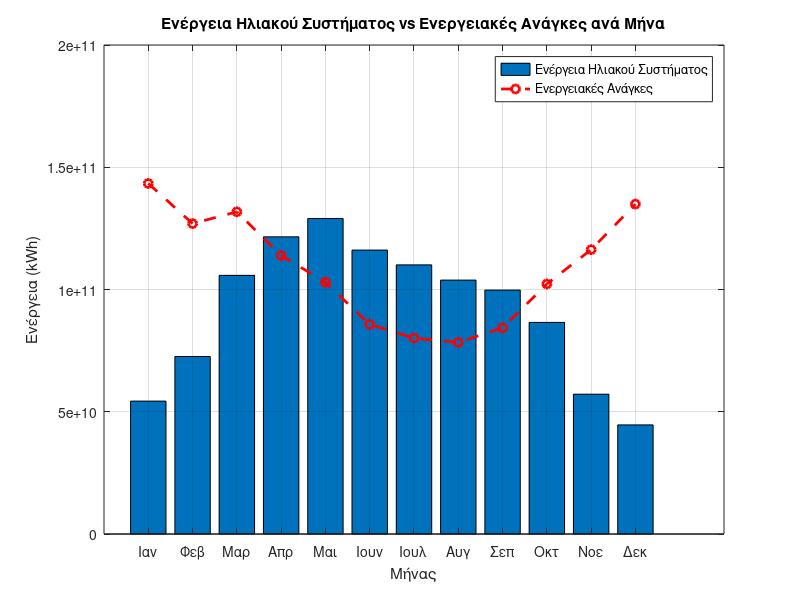
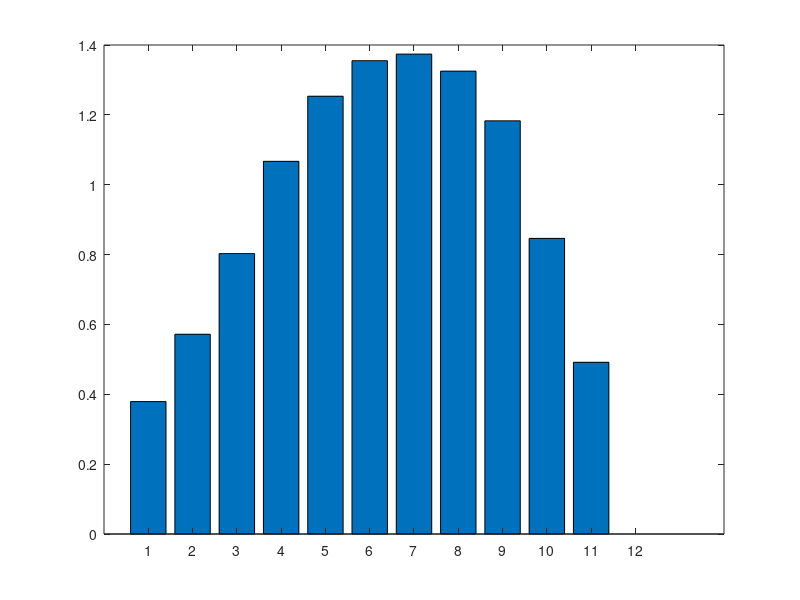

Reproduce these figures in MATLAB, in order. (Note: this script raises an error after producing the figures.)
clc
clear
close all

% AEM:6930

Tanaf = 100;  %Celsius
Tznx = 45;  
Tk =  [4.2 5 7.5 11.5 15.7 19.8 22.2 22.7 20.2 15.9 10.8 6.6] ; %  "θερμοκρασία νερού δικτύου" πίνακας 6.2
Ta = [4 6.3 9.7 14.4 19.7 24.4 26.5 25.6 21.7 15.7 9.4 4.8] ; % πίνακας 3.1 Μέση Μινιαία θερμοκρασία περιβάλλοντος"
FR_mult_Ul = 1.8; % πινακας 5.10 (α1)
FR_mult_tan = 0.7; % πινακας 5.10 (η0)
FRdot_div_FR = 0.95;  %FR'/FR
ta_div_tan = 0.99; %τα/ταn
k1 = 1; % έστω Μ = 75 
k3 = 1;
Ta_dot = [5.2 7.7 11.2 16 21.4 26.1 28.3 27.5 23.6 17.4 10.8 6]; % Celsius "Μέση μινιαία θερμοκρασία κατα τη διάρκεια της ημέρας (Σέρρες πίνακας 3.2 , Δεκέμβρης) " 
k2 = (11.6 + 1.18*Tznx + 3.86*Tk - 2.32*Ta_dot)./(100-Ta_dot);
p = 1000; %kg/m^3 
HKznx = 80*300; % "Μέση ημερήσια κατανάλωση ζεστού νερού" , πίνακας 2.5, αρ. κλινών = 300
Cp = 4180; % J/kg*K 

dt = [2678400 2419200 2678400 2592000 2678400 2592000 2592000 2678400 2592000 2592000 2592000 2678400];

N = [31 28 31 30 31 30 31 31 30 31 30 31] ; %αριθμός ημερών κάθε μήνα 

Hb = [51 68 106 141 181 203 210 188 141 95 57 44]*3600*10^3 ; %Μέση μινιαία ηλιακή ακτινοβολία, "Σέρρες , σελ.70"
 
hls = 1 - 11.5/100 ; %"ποσοστό απωλειών κεντρικού δικτύου διανομής", μόνωση κτηρίου αναφοράς, με ανακυκλοφορία, σελ30 οδηγίες

L = (N*HKznx*p*Cp.*(Tznx-Tk)/hls)*10^(-3);
     Lsum = sum(L);

% Αρχικοποίηση αναζήτησης
Ac_max = 1e6;

Ac_found = NaN;

% --------------------------------------------------------------------------

% erwtimama 1

for Ac = 0:0.25:Ac_max
   
     X = (Ac./L).*FR_mult_Ul.*FRdot_div_FR.*(Tanaf - Ta).*dt.*k1.*k2;

     Y = (Ac./L).*FR_mult_tan.*FRdot_div_FR.*ta_div_tan.*Hb.*k3;

     f = 1.029*Y - 0.065*X - 0.245.*(Y.^2) + 0.0018.*(X.^2) + 0.0215.*(Y.^3);
     f_sum = sum(f) ;
     
     % Ασφάλεια: αν f_sum == 0, προχώρησε στο επόμενο Ac (αποφυγή διαίρεσης/NaN)
    if f_sum == 0
        continue
    end

     Li_mult_fi = L.*f ;
     SF =  sum(Li_mult_fi)/sum(L);
     
     if SF >= 0.6
        Ac_found = Ac;
        break
    end
end

% Εμφάνισε αποτέλεσμα
if ~isnan(Ac_found)
    fprintf('Ac = %d με SF = %.4f\n', Ac_found, SF);
else
    fprintf('Δεν βρέθηκε Ac <= %d που να δίνει SF >= 0.6. Τελευταίο SF = %.4f\n', Ac_max, SF);
end

%--------------------------------------------------------------------------------------------

% erwtimama 2

V_dexamenis = 75*Ac ; % "lt"

 Vd = HKznx ;  
 Cp1 = 4.18 ;   % kJ/(kg*K)
 Tcw = [4.2 5 7.5 11.5 15.7 19.8 22.2 22.7 20.2 15.9 10.8 6.6]; % "θερμοκρασία νερού δικτύου" πίνακας 6.2
 p_den = 1 ;   % kg/lt
 
 Qdem_HW = (Vd*(Cp1/3600)*p_den*(45 - min(Tcw)))*(1/hls); 
 QHW = Qdem_HW/5 %KWh 

 %--------------------------------------------------------------------------------------------
  
 % erwtimama 3

 h_boiler = 0.8 ; % "σελίδα 34 οδηγός εργασίας"
 EF_CO2 = 0.264 ;
 
 E_fuel = Qdem_HW*365/h_boiler ;
 mCo2 = EF_CO2*E_fuel ;
 

 h_pump = 0.4 ; % η αντλία θερμότητας καλύπτει το 40 % φορτίου 
 COP = 4 ;

 E_el = QHW*365*h_pump/COP ;
 EF_el = 0.989; 
 mCo2_new = EF_el*E_el ;

 Dm_Co2 = (mCo2 - mCo2_new) 

 %--------------------------------------------------------------------------------------------
 
% erwtimama 4
 
L_dec = N(12)*HKznx*p*Cp*(Tznx-Tk(12))*10^(-3);

Vtank = L_dec/(p*Cp*(45 - Tcw(12))) %lt

% Eύρεση Nέου Αc :

% Αρχικοποίηση αναζήτησης
Ac_new_max = 1e6;

Ac_new_found = NaN;

for Ac_new = 0:0.25:Ac_new_max
   
     X_new = (Ac_new./L).*FR_mult_Ul.*FRdot_div_FR.*(Tanaf - Ta).*dt.*k1.*k2;

     Y_new = (Ac_new./L).*FR_mult_tan.*FRdot_div_FR.*ta_div_tan.*Hb.*k3;

     f_new = 1.029*Y_new - 0.065*X_new - 0.245.*(Y_new.^2) + 0.0018.*(X_new.^2) + 0.0215.*(Y_new.^3);
     f_sum = sum(f_new) ;
     
     % Ασφάλεια: αν f_sum == 0, προχώρησε στο επόμενο Ac (αποφυγή διαίρεσης/NaN)
    if f_sum == 0
        continue
    end

    % Υπολογισμός περίσσειας ενέργειας για όλους τους μήνες με f_new > 1
    excess_energy = (f_new - 1) .* L;
    excess_energy(f_new <= 1) = 0;  % Μηδενισμός για μήνες χωρίς υπερπαραγωγή
    Qsummer_excess = sum(excess_energy);
    Qdecember = L(12);
    
    % Έλεγχος αν καλύπτεται η ζήτηση του Δεκεμβρίου
    if Qsummer_excess >= Qdecember
        Ac_new_found = Ac_new
        break
    end
end


% Υπολογισμός ενέργειας που παράγεται από το ηλιακό σύστημα κάθε μήνα
Q_solar = f_new .* L;  % Ενέργεια που παράγει το ηλιακό σύστημα

% Δημιουργία γραφήματος
figure;
bar(1:12, Q_solar);
hold on;
plot(1:12, L, 'r--o', 'LineWidth', 2, 'MarkerSize', 6);
hold off;

% Προσθήκη ετικετών και τίτλου
xlabel('Μήνας');
ylabel('Ενέργεια (kWh)');
title('Ενέργεια Ηλιακού Συστήματος vs Ενεργειακές Ανάγκες ανά Μήνα');
legend('Ενέργεια Ηλιακού Συστήματος', 'Ενεργειακές Ανάγκες', 'Location', 'best');
grid on;
set(gca, 'XTick', 1:12);
set(gca, 'XTickLabel', {'Ιαν', 'Φεβ', 'Μαρ', 'Απρ', 'Μαι', 'Ιουν', 'Ιουλ', 'Αυγ', 'Σεπ', 'Οκτ', 'Νοε', 'Δεκ'});



% Γράφημα του παράγοντα f για κάθε μήνα
f_new_plot = f_new;
f_new_plot(12) = 0;  % Set December f value to zero for plotting

figure;
bar(1:12, f_new_plot);
hold on;
yline(1, 'r--', 'LineWidth', 2);
hold off;

% Προσθήκη ετικετών και τίτλου
xlabel('Μήνας');
ylabel('Παράγοντας f');
title('Παράγοντας f ανά Μήνα');
grid on;
set(gca, 'XTick', 1:12);
set(gca, 'XTickLabel', {'Ιαν', 'Φεβ', 'Μαρ', 'Απρ', 'Μαι', 'Ιουν', 'Ιουλ', 'Αυγ', 'Σεπ', 'Οκτ', 'Νοε', 'Δεκ'});
ylim([0 max(f_new_plot)*1.1]);
